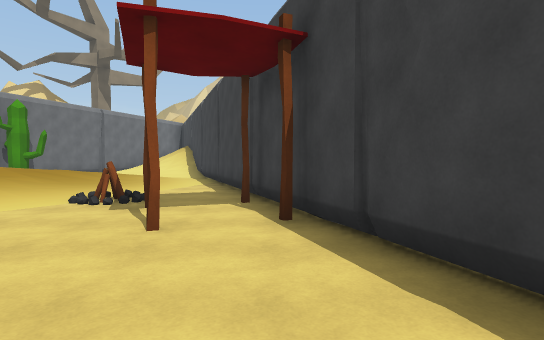
View 1 (above)

14 first-person views from a walk through a scene from a Unity 3-D project. The camera is 1.4 m above the floor, tilts 2° down and sees 80° across. The floor is counted in squares, 2 m on a side. Each view is taken from the middle of a square. On the plan, view 1 faces up. The plan holds only what a view shows up to about 10 squares ahead; the rest is blank. The place goes on beyond the plan. The player is left out.

View 2
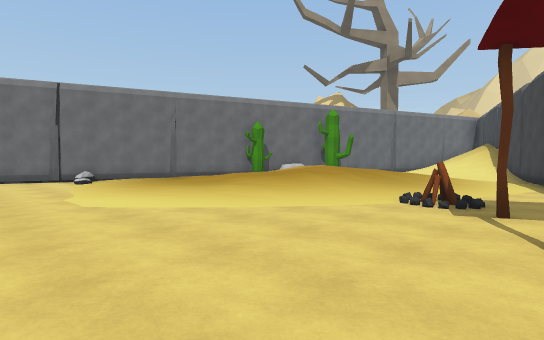

View 3
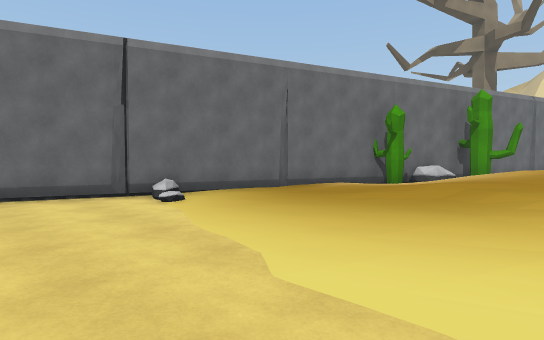

View 4
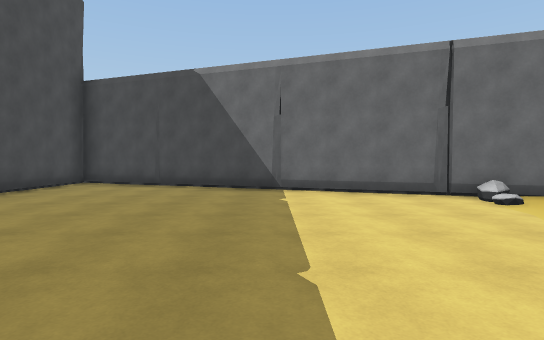

View 5
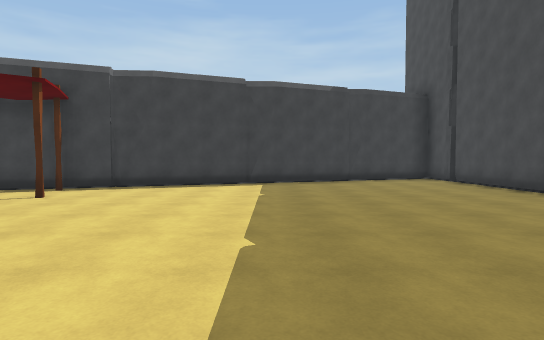

View 6
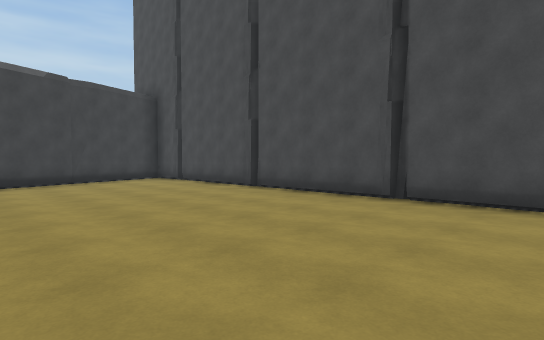

View 7
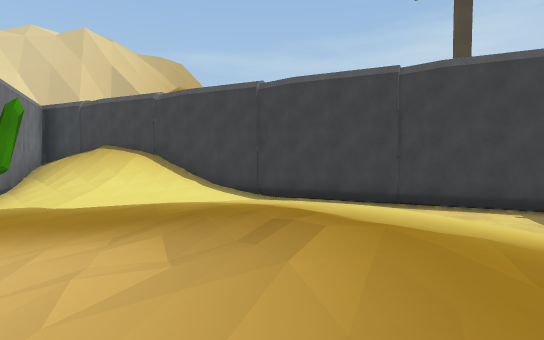

View 8
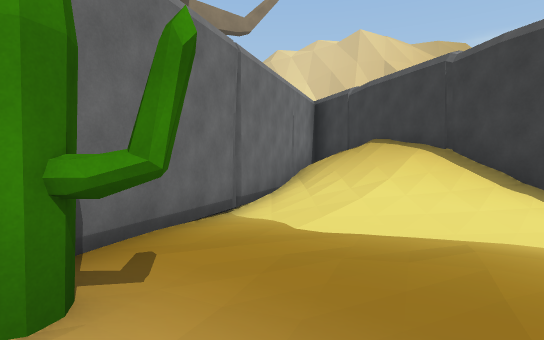

View 9
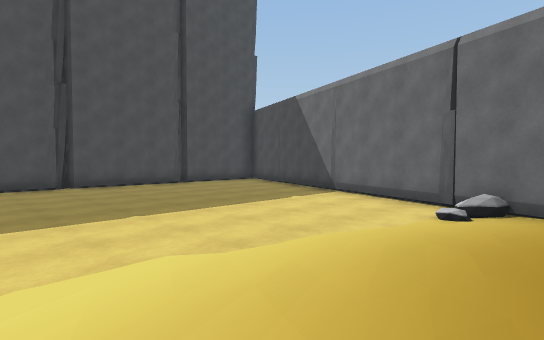

View 10
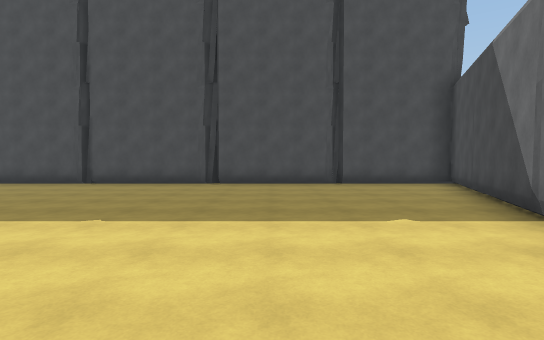

View 11
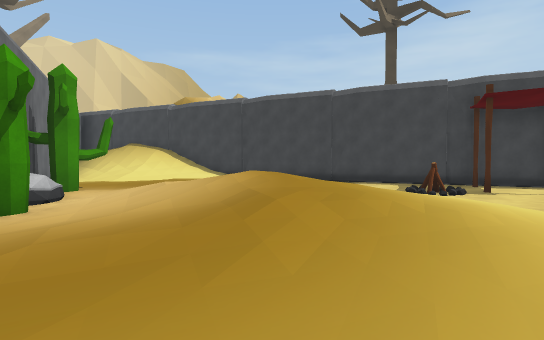

View 12
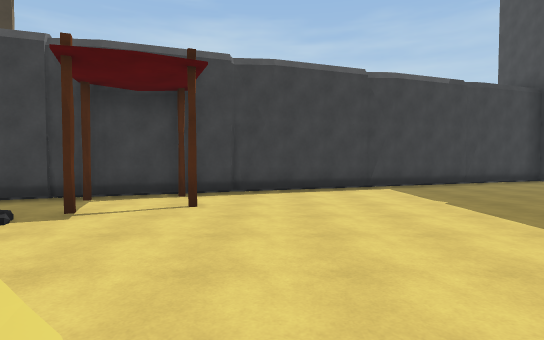

View 13
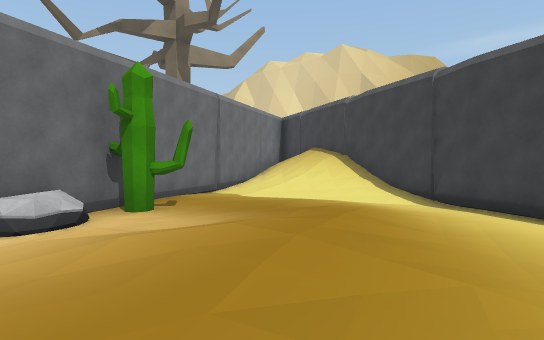

View 14
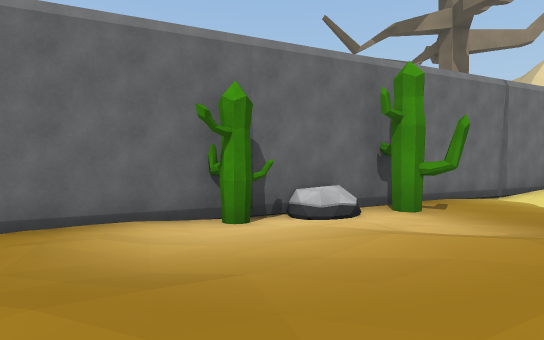

### Floor plan
Key: @ floor where view 1 was taken; # wall or solid block; . main floor; : floor 0.25 m higher than the main floor; / step, stairs or slope; = window, fence, low wall or low ledge; C campfire; A cactus; O other object.
Columns run from 15 left of view 1 to 4 right of it. Each row starts with its distance up from view 1.
 19         ####
 18         #//#
 17         #//#
 16        ##//##
 15        #////#
 14        #////#
 13       ##:///##
 12       #:::///#
 11       #A:://.#
 10      ##::///.##
  9      #O/////..#
  8      A//////..#
  7     #://////..##
  6     #:///////..#
  5    ##://////C..O
  4    #::::///....O#
  3    O/...:.......#
  2   ##............##
  1   #..............#
  0  ##............@.#
 -1  #...............##
 -2  #................#
 -3 ##................#
 -4 #.................##
 -5 #..................#
 -6 #..................#
 -7 ##=#################

Where each view was taken, in squares from view 1:
view 1: 0 up, 0 right, facing up
view 2: 0 up, 1 left, facing up-left
view 3: 0 up, 6 left, facing up-left
view 4: 1 down, 6 left, facing left
view 5: 1 down, 7 left, facing right
view 6: 1 down, 7 left, facing down-right
view 7: 6 up, 8 left, facing up-right
view 8: 9 up, 7 left, facing up
view 9: 4 up, 6 left, facing down-left
view 10: 3 up, 10 left, facing down
view 11: 3 up, 10 left, facing up-right
view 12: 2 up, 6 left, facing right
view 13: 5 up, 6 left, facing up
view 14: 5 up, 6 left, facing up-left
